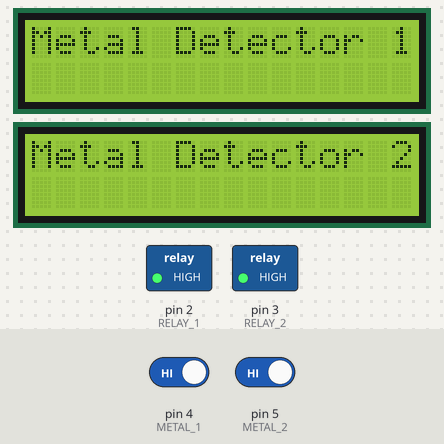
Recording of a sketch running on a simulated Arduino Uno, built with avr-gcc and run on an emulated ATmega328P. On the bench: 2 × 16×2 character LCD, switched loads named in the sketch (green lamp = pin HIGH). The test bench sets the inputs (shaded band); at power-on: pin 4 (METAL_1) HIGH, pin 5 (METAL_2) HIGH. What the sketch prints to the serial monitor is not drawn.

Above: at 1.3 s.
1.4 s: pin 4 (METAL_1) driven LOW
At 1.83 s:
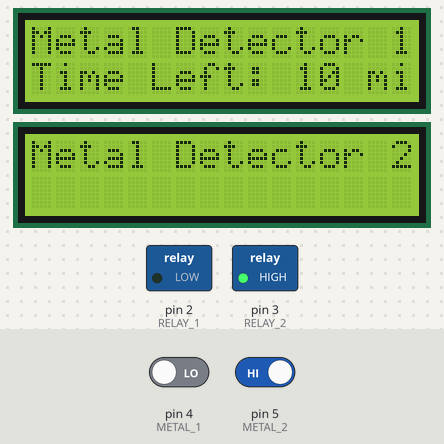
4.1 s: pin 5 (METAL_2) driven LOW
At 4.41 s:
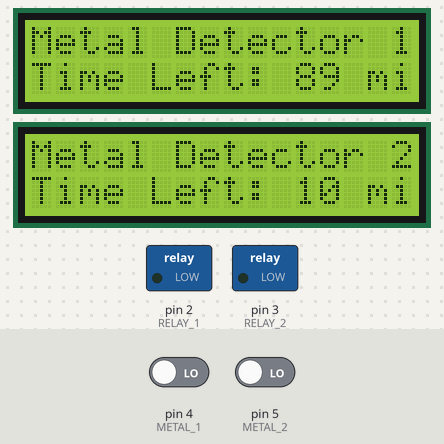
6.7 s: pin 4 (METAL_1) driven HIGH
At 7.12 s:
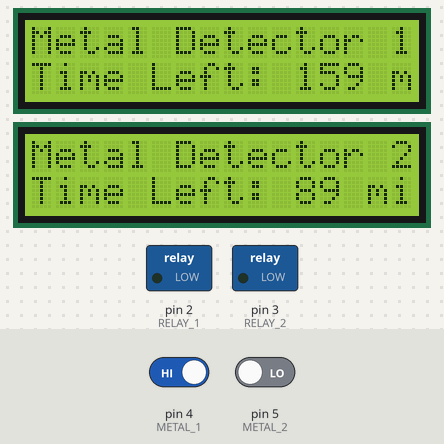
8.4 s: pin 4 (METAL_1) driven LOW
At 8.81 s:
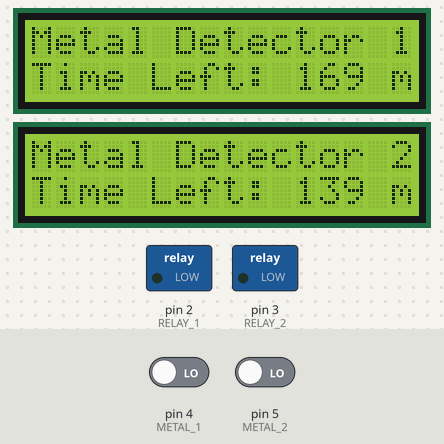
10.1 s: pin 5 (METAL_2) driven HIGH
At 10.51 s:
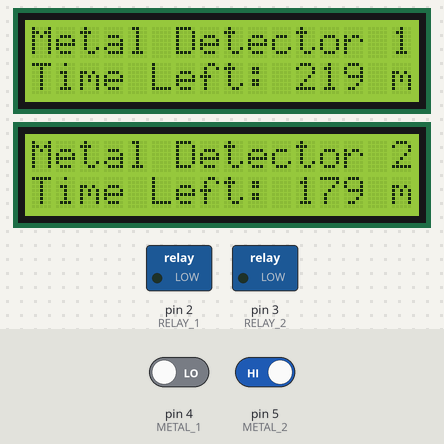
11.8 s: pin 5 (METAL_2) driven LOW
At 12.2 s:
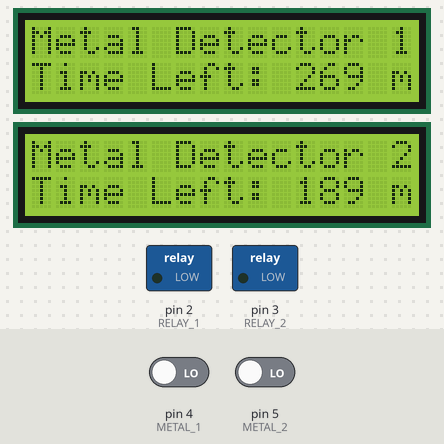
Timing chart, 0 to 14.5 s (numbered marks = the images above; inputs shaded):
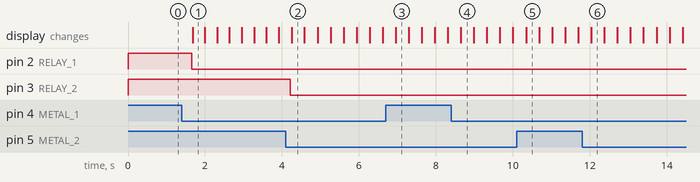

Measured:
- after the input at 1.4 s, pin 2 (RELAY_1): HIGH → LOW after 0.26 s; the display: changes after 0.28 s (image 1)
- after the input at 4.1 s, pin 3 (RELAY_2): HIGH → LOW after 0.11 s; the display: changes after 0.15 s (image 2)

The sketch:

sketch.ino
```cpp
#define RELAY_1 2
#define RELAY_2 3
#define METAL_1 4
#define METAL_2 5

#include <Wire.h>
#include <LiquidCrystal_I2C.h>

LiquidCrystal_I2C LCD_1(0x24, 16, 2);
LiquidCrystal_I2C LCD_2(0x25, 16, 2);

unsigned long metal1_endTime = 0;
unsigned long metal2_endTime = 0;
bool metal1_active = false;
bool metal2_active = false;
const unsigned long delayTime = 600000;  // 10 minutes (600,000 ms)

void setup() {
  Serial.begin(9600);

  pinMode(METAL_1, INPUT);
  pinMode(METAL_2, INPUT);
  pinMode(RELAY_1, OUTPUT);
  pinMode(RELAY_2, OUTPUT);
  digitalWrite(RELAY_1, HIGH);
  digitalWrite(RELAY_2, HIGH);

  LCD_1.init();
  LCD_1.backlight();
  LCD_1.setCursor(0, 0);
  LCD_1.print("Metal Detector 1");

  LCD_2.init();
  LCD_2.backlight();
  LCD_2.setCursor(0, 0);
  LCD_2.print("Metal Detector 2");
}

void loop() {
  int metal_1 = !digitalRead(METAL_1);
  int metal_2 = !digitalRead(METAL_2);
  unsigned long currentMillis = millis();

  Serial.println("Metal1: " + String(metal_1) + "\t\t" + "Metal2: " + String(metal_2));

  // Metal 1 Detection
  if (metal_1) {
    if (!metal1_active) {
      digitalWrite(RELAY_1, LOW);
      metal1_active = true;
    }
    metal1_endTime = max(metal1_endTime, currentMillis) + delayTime;
  }

  // Metal 2 Detection
  if (metal_2) {
    if (!metal2_active) {
      digitalWrite(RELAY_2, LOW);
      metal2_active = true;
    }
    metal2_endTime = max(metal2_endTime, currentMillis) + delayTime;
  }

  // Timer display on LCD for Metal 1
  if (metal1_active) {
    unsigned long remainingTime = max(0, (metal1_endTime - currentMillis) / 1000);
    LCD_1.setCursor(0, 1);
    if (remainingTime >= 60) {
      LCD_1.print("Time Left: ");
      LCD_1.print(remainingTime / 60);
      LCD_1.print(" min  ");
    } else {
      LCD_1.print("Time Left: ");
      LCD_1.print(remainingTime);
      LCD_1.print(" sec  ");
    }

    if (currentMillis >= metal1_endTime) {
      digitalWrite(RELAY_1, HIGH);
      metal1_active = false;
      LCD_1.setCursor(0, 1);
      LCD_1.print("Waiting...     ");
    }
  }

  // Timer display on LCD for Metal 2
  if (metal2_active) {
    unsigned long remainingTime = max(0, (metal2_endTime - currentMillis) / 1000);
    LCD_2.setCursor(0, 1);
    if (remainingTime >= 60) {
      LCD_2.print("Time Left: ");
      LCD_2.print(remainingTime / 60);
      LCD_2.print(" min  ");
    } else {
      LCD_2.print("Time Left: ");
      LCD_2.print(remainingTime);
      LCD_2.print(" sec  ");
    }

    if (currentMillis >= metal2_endTime) {
      digitalWrite(RELAY_2, HIGH);
      metal2_active = false;
      LCD_2.setCursor(0, 1);
      LCD_2.print("Waiting...     ");
    }
  }

  delay(300); // Smooth LCD updates
}
```
